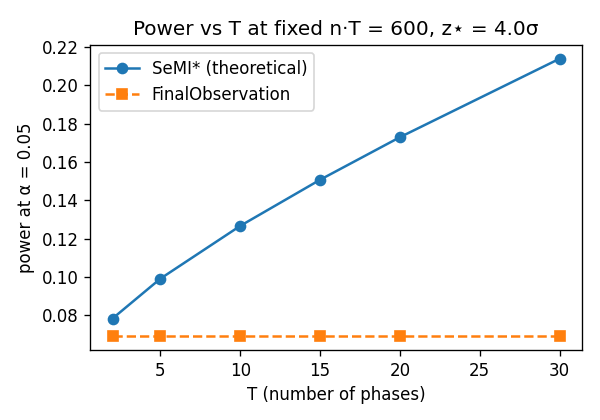

Python code for this plot:
"""SeMI* power curve vs. FinalObservation baseline (mirror of paper exp1).

At a fixed total sample size n·T and τ = T/2, plot theoretical and empirical
power of SeMI* and of the FinalObservation snapshot baseline as T grows.

Run from the project root:
    python examples/example_semi_star_power_curve.py
"""

from __future__ import annotations

import numpy as np

import pysemi
from pysemi.metrics import compute_tpr_at_low_fpr


def empirical_semi_star_power(test, T, tau_star, n_sims, alpha, rng):
    h0, h1 = [], []
    for _ in range(n_sims):
        h0.append(test.log_lr(test.simulate(T, tau_star=None, rng=rng), tau=tau_star))
        h1.append(test.log_lr(test.simulate(T, tau_star=tau_star, rng=rng), tau=tau_star))
    return compute_tpr_at_low_fpr(np.array(h0), np.array(h1), target_fpr=alpha)


def main():
    mu, sigma, z_star = 0.0, 1.0, 4.0
    n_total = 600
    Ts = [2, 5, 10, 15, 20, 30]
    alpha = 0.05
    n_sims = 800
    rng = np.random.default_rng(0)

    print(f"{'T':>4} {'n':>5} {'tau':>4}  {'SeMI* (thy)':>11}  {'SeMI* (emp)':>11}  "
          f"{'FinalObs (thy)':>14}  {'FinalObs (emp)':>14}")
    for T in Ts:
        n = n_total // T
        tau = T // 2 + 1
        seq = pysemi.SeMIStar(mu, sigma, z_star, n)
        fo = pysemi.FinalObservation(mu, sigma, z_star, n, T)

        p_seq_thy = seq.power(alpha, T, tau)
        p_obs_thy = fo.power(alpha)
        p_seq_emp = empirical_semi_star_power(seq, T, tau, n_sims, alpha, rng)

        obs_h0, obs_h1 = [], []
        for _ in range(n_sims):
            obs_h0.append(fo.log_lr(seq.simulate(T, tau_star=None, rng=rng)[-1]))
            obs_h1.append(fo.log_lr(seq.simulate(T, tau_star=tau, rng=rng)[-1]))
        p_obs_emp = compute_tpr_at_low_fpr(np.array(obs_h0), np.array(obs_h1), target_fpr=alpha)

        print(f"{T:>4d} {n:>5d} {tau:>4d}  {p_seq_thy:>11.3f}  {p_seq_emp:>11.3f}  "
              f"{p_obs_thy:>14.3f}  {p_obs_emp:>14.3f}")

    try:
        import matplotlib.pyplot as plt
    except ImportError:
        print("\n(install matplotlib to save a plot)")
        return
    fig, ax = plt.subplots(figsize=(5, 3.5))
    p_seq_curve, p_obs_curve = [], []
    for T in Ts:
        n = n_total // T
        tau = T // 2 + 1
        p_seq_curve.append(pysemi.SeMIStar(mu, sigma, z_star, n).power(alpha, T, tau))
        p_obs_curve.append(pysemi.FinalObservation(mu, sigma, z_star, n, T).power(alpha))
    ax.plot(Ts, p_seq_curve, "o-", label="SeMI* (theoretical)")
    ax.plot(Ts, p_obs_curve, "s--", label="FinalObservation")
    ax.set_xlabel("T (number of phases)")
    ax.set_ylabel(f"power at α = {alpha}")
    ax.set_title(f"Power vs T at fixed n·T = {n_total}, z⋆ = {z_star}σ")
    ax.legend()
    fig.tight_layout()
    fig.savefig("examples/example_semi_star_power_curve.png", dpi=120)
    print("\nSaved figure to examples/example_semi_star_power_curve.png")


if __name__ == "__main__":
    main()
